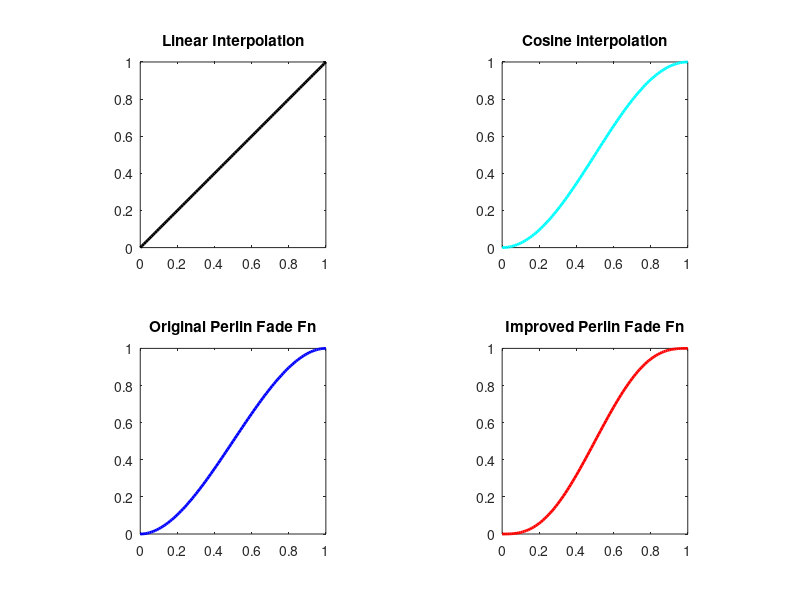
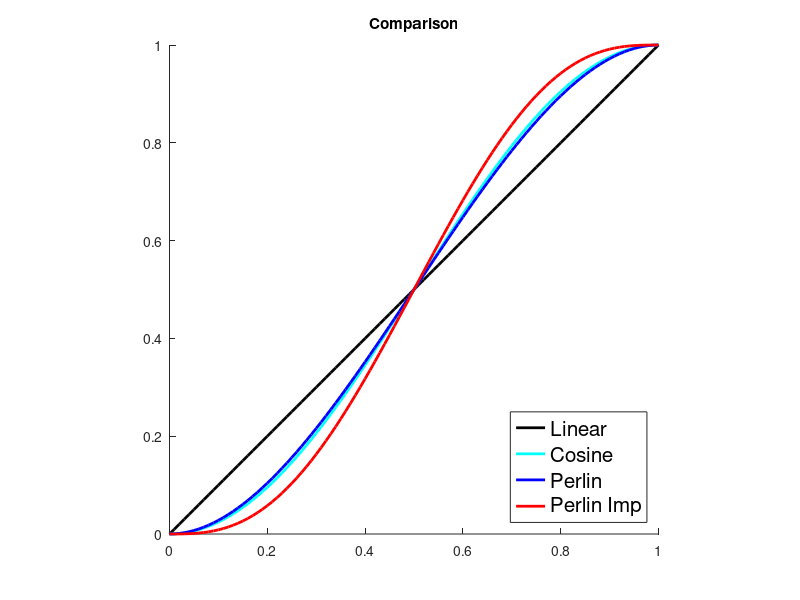

The MATLAB script that drew these images, in order:
x = 0:0.01:1;

time_start = time();
y_linearIntepr = x;
time_end = time();
printf("Linear interpolation = %f \n", time_end - time_start);

time_start = time();
y_cosineInterp = (1 - cos(x.*pi)) * 0.5;
time_end = time();
printf("Cosine interpolation = %f \n", time_end - time_start);

% 3x2-2x3 (0<x<1)
time_start = time();
y_perlinFadeOriginal = (3 * x.^2) -  (2 * x.^3);
time_end = time();
printf("Perlin Original Fade Function = %f \n", time_end - time_start);

% 6t5-15t4+10t3
time_start = time();
y_perlinFadeImproved = (6 * x.^5) -  (15 * x.^4) +  (10 * x.^3);
time_end = time();
printf("Perlin Improved Fade Function = %f \n", time_end - time_start);



figure;
%plot(x, y_perlinFadeImproved, 'r', 'linewidth', 3); title('Perlin Improved Fade Function'); axis square;


figure;
subplot(2,2,1); plot(x, y_linearIntepr, 'k', 'linewidth', 2); title('Linear Interpolation'); axis square;
subplot(2,2,2); plot(x, y_cosineInterp, 'c', 'linewidth', 2); title('Cosine interpolation'); axis square;
subplot(2,2,3); plot(x, y_perlinFadeOriginal, 'b', 'linewidth', 2); title('Original Perlin Fade Fn'); axis square;
subplot(2,2,4); plot(x, y_perlinFadeImproved, 'r', 'linewidth', 2); title('Improved Perlin Fade Fn'); axis square;


figure; hold on;
plot(x, y_linearIntepr, 'k', 'linewidth', 2);
plot(x, y_cosineInterp, 'c', 'linewidth', 2);
plot(x, y_perlinFadeOriginal, 'b', 'linewidth', 2);
plot(x, y_perlinFadeImproved, 'r', 'linewidth', 2);
title('Comparison'); axis square;
h = legend ("Linear", "Cosine", "Perlin", "Perlin Imp", "location", "southeast");
set (h, "fontsize", 15);


hold off;




